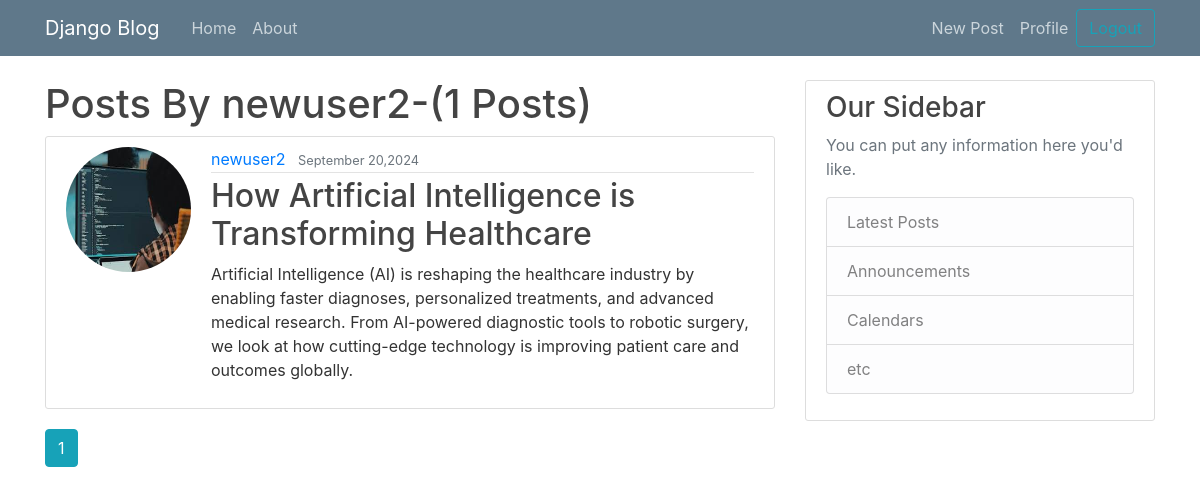
/user/newuser2/, run on the app's committed database.
### blogapp/models.py (models this page shows, shortened)
class Post(models.Model):
    title=models.CharField(max_length=100)
    content=models.TextField()
    date_posted=models.DateTimeField(default=timezone.now) #when the post is created then its time will be saved
    author=models.ForeignKey(User,on_delete=models.CASCADE)

### users/models.py (models this page shows, shortened)
class Profile(models.Model):
    user=models.OneToOneField(User,on_delete=models.CASCADE) #made one to one field because eac user can have only one profile
    image=models.ImageField(blank=True,null=True,upload_to='profile-pics',default='images.jpg')

### blogapp/views.py (the view)
# urls.py: path('user/<str:username>/',views.user_posts,name='user-posts'),
def user_posts(request,username):
    user=get_object_or_404(User,username=username)
    posts=Post.objects.filter(author=user)
    paginator=Paginator(posts,3)
    page_number=request.GET.get('page')
    page_obj=paginator.get_page(page_number)
    return render(request,"blog/user_posts.html",{"page_obj":page_obj,"user":user})

### blogapp/templates/blog/user_posts.html (shortened to what this page needs)
{% extends "layout.html" %}
{% block content %}
<h1>Posts By {{user.username}}-({{page_obj.paginator.count}} Posts)</h1>
    {% for post in page_obj %}
        <article class="media content-section">
          <img class="rounded-circle account-img" src="{{ post.author.profile.image.url }}">
          <div class="media-body">
            <div class="article-metadata">
              <a class="mr-2" href="#">{{ post.author }}</a>
              <small class="text-muted">{{ post.date_posted|date:"F d,Y" }}</small>
            </div>
            <h2><a class="article-title" href="{% url 'blog-detail' post.id %}">{{ post.title }}</a></h2>
            <p class="article-content">{{ post.content }}</p>
          </div>
        </article>
    {% endfor %}
        {% for num in page_obj.paginator.page_range  %}
            {% if page_obj.number == num %}
            <a class="btn btn-info mb-4" href="?page={{ num }}">{{ num }}</a>
            {% elif num > page_obj.number|add:'-3' and num < page_obj.number|add:'3' %}
            <a class="btn btn-outline-info mb-4" href="?page={{ num }}">{{ num }}</a>
            {% endif %}
        {% endfor %}
{% endblock content %}

### static/style.css (style rules this page uses)
body { background: white; color: #333333; margin-top: 5rem; }
h1, h2, h3, h4, h5, h6 { color: #444444; }
.content-section { background: #ffffff; padding: 10px 20px; border: 1px solid #dddddd; border-radius: 3px; margin-bottom: 20px; }
.article-title { color: #444444; }
.article-content { white-space: pre-line; }
.article-metadata { padding-bottom: 1px; margin-bottom: 4px; border-bottom: 1px solid #e3e3e3 }
.account-img { height: 125px; width: 125px; margin-right: 20px; margin-bottom: 16px; }

### data on the page
Post: author.profile.image (picture), author "newuser2", date_posted "September 20,2024", title "How Artificial Intelligence is Transforming Healthcare", content "Artificial Intelligence (AI) is reshaping the healthcare industry by enabling faster diagnoses, personalized treatments, and advanced medical research. From AI-powered diagnostic tools to robotic surgery, we look at how cutting-edge technology is improving patient care and outcomes globally."

### other printed values
{{ user.username }} "newuser2"
{{ page_obj.paginator.count }} "1"
{{ num }} "1"
